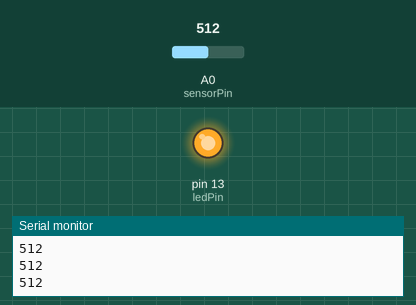
Simulated run of this sketch. Board: Arduino Uno, built with avr-gcc and run on an emulated ATmega328P. Parts: output pins drawn as LEDs (lit = HIGH), the last lines printed to the serial monitor. The inputs (shaded band) are chosen by the test bench; at power-on: A0 (sensorPin) = 512.

Above: at 1.2 s.
1.3 s: A0 (sensorPin) set to 486
At 1.7 s:
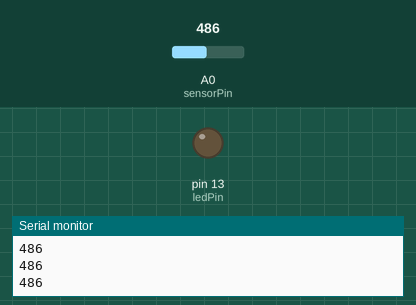
2.8 s: A0 (sensorPin) set to 510
At 3.8 s:
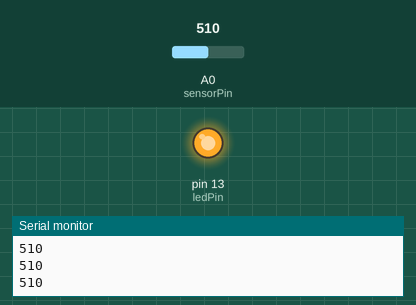
4.3 s: A0 (sensorPin) set to 490
At 5.0 s:
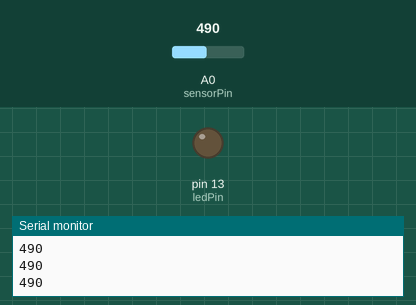
Timing chart, 0 to 7.3 s (numbered marks = the images above; inputs shaded):
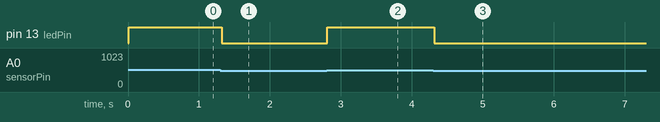

The sketch:

10d.ino
```cpp
int ledPin = 13;
int sensorPin = A0;
void setup() {
  pinMode(ledPin, OUTPUT);
  pinMode(sensorPin, INPUT);
  Serial.begin(9600);

}
// temp: 491, 509
void loop() {
int sensorValue = analogRead(sensorPin); // read sensorpin
Serial.println(sensorValue); // print to serial monitor
delay(10); // wait

if(sensorValue > 500){
  analogWrite(ledPin, 255);
}
else analogWrite(ledPin, 0);

}
```

Measured:
- the behaviour switches between 501 and 500 on A0 (sensorPin) (found by bisection; images 0 and 1)
- after the input at 1.3 s, pin 13 (ledPin): HIGH → LOW at once
- after the input at 2.8 s, pin 13 (ledPin): LOW → HIGH at once
- after the input at 4.3 s, pin 13 (ledPin): HIGH → LOW at once
